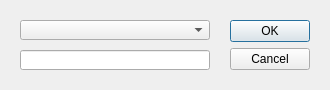
<?xml version="1.0" encoding="UTF-8"?>
<ui version="4.0">
 <class>SearchEntry</class>
 <widget class="QDialog" name="SearchEntry">
  <property name="geometry">
   <rect>
    <x>0</x>
    <y>0</y>
    <width>330</width>
    <height>90</height>
   </rect>
  </property>
  <property name="windowTitle">
   <string>Buscar entrada</string>
  </property>
  <widget class="QDialogButtonBox" name="buttonBox">
   <property name="geometry">
    <rect>
     <x>230</x>
     <y>20</y>
     <width>80</width>
     <height>60</height>
    </rect>
   </property>
   <property name="orientation">
    <enum>Qt::Vertical</enum>
   </property>
   <property name="standardButtons">
    <set>QDialogButtonBox::Cancel|QDialogButtonBox::Ok</set>
   </property>
  </widget>
  <widget class="QComboBox" name="fieldsCmb">
   <property name="geometry">
    <rect>
     <x>20</x>
     <y>20</y>
     <width>190</width>
     <height>20</height>
    </rect>
   </property>
  </widget>
  <widget class="QLineEdit" name="searchLine">
   <property name="geometry">
    <rect>
     <x>20</x>
     <y>50</y>
     <width>190</width>
     <height>20</height>
    </rect>
   </property>
  </widget>
 </widget>
 <resources/>
 <connections>
  <connection>
   <sender>buttonBox</sender>
   <signal>accepted()</signal>
   <receiver>SearchEntry</receiver>
   <slot>accept()</slot>
   <hints>
    <hint type="sourcelabel">
     <x>260</x>
     <y>90</y>
    </hint>
    <hint type="destinationlabel">
     <x>157</x>
     <y>105</y>
    </hint>
   </hints>
  </connection>
  <connection>
   <sender>buttonBox</sender>
   <signal>rejected()</signal>
   <receiver>SearchEntry</receiver>
   <slot>reject()</slot>
   <hints>
    <hint type="sourcelabel">
     <x>286</x>
     <y>90</y>
    </hint>
    <hint type="destinationlabel">
     <x>286</x>
     <y>105</y>
    </hint>
   </hints>
  </connection>
 </connections>
</ui>
